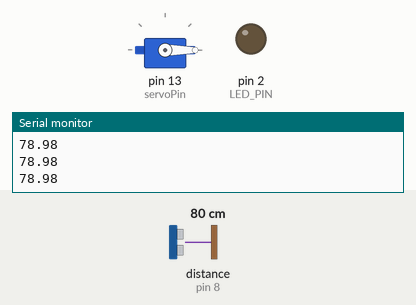
Simulated run of this sketch. Board: Arduino Uno, built with avr-gcc and run on an emulated ATmega328P. Parts: servo, output pins drawn as LEDs (lit = HIGH), the last lines printed to the serial monitor. Wiring (inferred from the names in the program): ultrasonic range finder: trigger pin 9; echo pin 8. The inputs (shaded band) are chosen by the test bench; at power-on: distance to the obstacle (sensor on pin 8) 80 cm. The echo pulse lasts 58.3 µs per cm; pins used as bus, display or sensor lines are not drawn.

Above: at 1.3 s.
1.4 s: distance to the obstacle (sensor on pin 8) set to 7 cm
2.9 s: distance to the obstacle (sensor on pin 8) set to 4 cm
At 3.8 s:
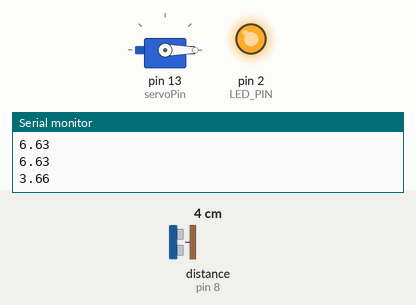
7.6 s: distance to the obstacle (sensor on pin 8) set to 2 cm
10.6 s: distance to the obstacle (sensor on pin 8) set to 18 cm
At 10.9 s:
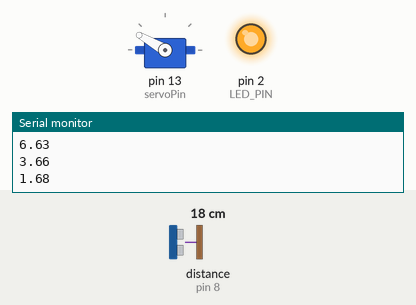
At 13.3 s:
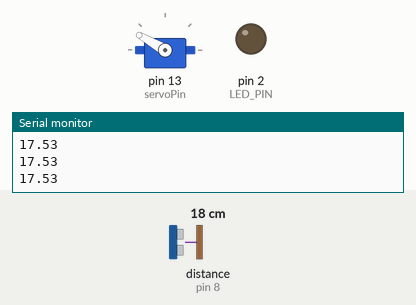
Timing chart, 0 to 14.6 s (numbered marks = the images above; inputs shaded):
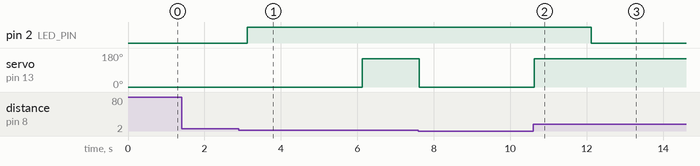

The sketch:

servoBin2.0.ino
```cpp
#include <Servo.h>        //servo bibliotek
Servo servo;
//konstanter
const int TRIG_PIN = 9; // Arduino pin koblet til Ultrasonic Sensor TRIG pin
const int ECHO_PIN = 8; // Arduino pin koblet til Ultrasonic Sensor ECHO pin
const int servoPin = 13; // Arduino pin koblet til servoen
const int LED_PIN  = 2; // Arduino pin koblet til LED pin


const int maxAvstand = 5; // Avstand til sensor i cm

// Variabler for varighet av signal og distansen til sensoren
float duration;
float distance_cm;

void setup() {
  	Serial.begin (9600);       // Initialisere serial port
	  servo.attach(servoPin);

  	pinMode(TRIG_PIN, OUTPUT); // sett arduino pin til output mode
  	pinMode(ECHO_PIN, INPUT);  // sett arduino pin til input mode
  	pinMode(LED_PIN, OUTPUT);  // sett arduino pin til output mode

	  servo.write(0);         //servoen skal lukke lokket
	    delay(100);

}

void loop() {
  // generere 10-mikrosekund puls til TRIG pin
  digitalWrite(TRIG_PIN, HIGH);
  delayMicroseconds(10);
  digitalWrite(TRIG_PIN, LOW);

  // måle varighet av pulsen fra ECHO pin
  duration = pulseIn(ECHO_PIN, HIGH);
  // regner ut distansen
  distance_cm = ((0.034 * duration)/2);
   Serial.println(distance_cm);

  // hvis distansen er mindre enn den maksimale avstanden vil lyspæren lyse opp
  if(distance_cm < maxAvstand){
    digitalWrite(LED_PIN, HIGH); // LED lyser opp

     delay(1);
     servo.write(0);
     delay(3000);
     servo.write(150);
     delay(1000);
  }
  else{
      digitalWrite(LED_PIN, LOW); // LED slås av
  }

  delay(500);
}
```

Measured:
- the behaviour switches between 6 and 5 cm on distance to the obstacle (sensor on pin 8) (found by bisection; images 0 and 1)
- after the input at 2.9 s, pin 2 (LED_PIN): LOW → HIGH after 0.22 s; servo on pin 13 (servoPin): 0° → 150° after 3.2 s
- after the input at 10.6 s, pin 2 (LED_PIN): HIGH → LOW after 1.5 s; servo on pin 13 (servoPin): goes on until 10.6 s, then stays 150°
